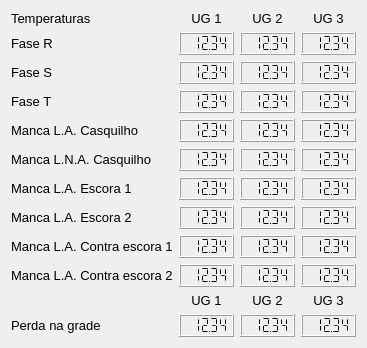
  <widget class="QWidget" name="layoutWidget">
   <property name="geometry">
    <rect>
     <x>50</x>
     <y>330</y>
     <width>341</width>
     <height>334</height>
    </rect>
   </property>
   <property name="font">
    <font>
     <pointsize>10</pointsize>
    </font>
   </property>
   <layout class="QGridLayout" name="gridLayout_vars_ug">
    <item row="4" column="1">
     <widget class="QLCDNumber" name="lcdNumber_temperatura_ug1_la_casquilho">
      <property name="font">
       <font>
        <pointsize>10</pointsize>
        <bold>false</bold>
       </font>
      </property>
      <property name="autoFillBackground">
       <bool>true</bool>
      </property>
      <property name="smallDecimalPoint">
       <bool>true</bool>
      </property>
      <property name="digitCount">
       <number>5</number>
      </property>
      <property name="segmentStyle">
       <enum>QLCDNumber::Flat</enum>
      </property>
      <property name="value" stdset="0">
       <double>12.340000000000000</double>
      </property>
     </widget>
    </item>
    <item row="8" column="0">
     <widget class="QLabel" name="label_temperatura_8">
      <property name="font">
       <font>
        <pointsize>10</pointsize>
       </font>
      </property>
      <property name="text">
       <string>Manca L.A. Contra escora 1</string>
      </property>
     </widget>
    </item>
    <item row="4" column="2">
     <widget class="QLCDNumber" name="lcdNumber_temperatura_ug2_la_casquilho">
      <property name="font">
       <font>
        <pointsize>10</pointsize>
        <bold>false</bold>
       </font>
      </property>
      <property name="autoFillBackground">
       <bool>true</bool>
      </property>
      <property name="smallDecimalPoint">
       <bool>true</bool>
      </property>
      <property name="digitCount">
       <number>5</number>
      </property>
      <property name="segmentStyle">
       <enum>QLCDNumber::Flat</enum>
      </property>
      <property name="value" stdset="0">
       <double>12.340000000000000</double>
      </property>
     </widget>
    </item>
    <item row="11" column="1">
     <widget class="QLCDNumber" name="lcdNumber_perda_na_grade_ug1">
      <property name="font">
       <font>
        <pointsize>10</pointsize>
        <bold>false</bold>
       </font>
      </property>
      <property name="autoFillBackground">
       <bool>true</bool>
      </property>
      <property name="smallDecimalPoint">
       <bool>true</bool>
      </property>
      <property name="digitCount">
       <number>5</number>
      </property>
      <property name="segmentStyle">
       <enum>QLCDNumber::Flat</enum>
      </property>
      <property name="value" stdset="0">
       <double>12.340000000000000</double>
      </property>
     </widget>
    </item>
    <item row="8" column="1">
     <widget class="QLCDNumber" name="lcdNumber_temperatura_ug1_contra_escora_1">
      <property name="font">
       <font>
        <pointsize>10</pointsize>
        <bold>false</bold>
       </font>
      </property>
      <property name="autoFillBackground">
       <bool>true</bool>
      </property>
      <property name="smallDecimalPoint">
       <bool>true</bool>
      </property>
      <property name="digitCount">
       <number>5</number>
      </property>
      <property name="segmentStyle">
       <enum>QLCDNumber::Flat</enum>
      </property>
      <property name="value" stdset="0">
       <double>12.340000000000000</double>
      </property>
     </widget>
    </item>
    <item row="5" column="0">
     <widget class="QLabel" name="label_temperatura_5">
      <property name="font">
       <font>
        <pointsize>10</pointsize>
       </font>
      </property>
      <property name="text">
       <string>Manca L.N.A. Casquilho</string>
      </property>
     </widget>
    </item>
    <item row="3" column="2">
     <widget class="QLCDNumber" name="lcdNumber_temperatura_ug2_fase_t">
      <property name="font">
       <font>
        <pointsize>10</pointsize>
        <bold>false</bold>
       </font>
      </property>
      <property name="autoFillBackground">
       <bool>true</bool>
      </property>
      <property name="smallDecimalPoint">
       <bool>true</bool>
      </property>
      <property name="digitCount">
       <number>5</number>
      </property>
      <property name="segmentStyle">
       <enum>QLCDNumber::Flat</enum>
      </property>
      <property name="value" stdset="0">
       <double>12.340000000000000</double>
      </property>
     </widget>
    </item>
    <item row="11" column="0">
     <widget class="QLabel" name="label_perdagrade">
      <property name="font">
       <font>
        <pointsize>10</pointsize>
       </font>
      </property>
      <property name="text">
       <string>Perda na grade</string>
      </property>
     </widget>
    </item>
    <item row="0" column="2">
     <widget class="QLabel" name="label_ug2">
      <property name="font">
       <font>
        <pointsize>10</pointsize>
       </font>
      </property>
      <property name="text">
       <string>UG 2</string>
      </property>
      <property name="alignment">
       <set>Qt::AlignCenter</set>
      </property>
     </widget>
    </item>
    <item row="4" column="0">
     <widget class="QLabel" name="label_temperatura_4">
      <property name="font">
       <font>
        <pointsize>10</pointsize>
       </font>
      </property>
      <property name="text">
       <string>Manca L.A. Casquilho</string>
      </property>
     </widget>
    </item>
    <item row="9" column="2">
     <widget class="QLCDNumber" name="lcdNumber_temperatura_ug2_contra_escora_2">
      <property name="font">
       <font>
        <pointsize>10</pointsize>
        <bold>false</bold>
       </font>
      </property>
      <property name="autoFillBackground">
       <bool>true</bool>
      </property>
      <property name="smallDecimalPoint">
       <bool>true</bool>
      </property>
      <property name="digitCount">
       <number>5</number>
      </property>
      <property name="segmentStyle">
       <enum>QLCDNumber::Flat</enum>
      </property>
      <property name="value" stdset="0">
       <double>12.340000000000000</double>
      </property>
     </widget>
    </item>
    <item row="10" column="1">
     <widget class="QLabel" name="label_ug1_2">
      <property name="font">
       <font>
        <pointsize>10</pointsize>
       </font>
      </property>
      <property name="text">
       <string>UG 1</string>
      </property>
      <property name="alignment">
       <set>Qt::AlignCenter</set>
      </property>
     </widget>
    </item>
    <item row="2" column="2">
     <widget class="QLCDNumber" name="lcdNumber_temperatura_ug2_fase_s">
      <property name="font">
       <font>
        <pointsize>10</pointsize>
        <bold>false</bold>
       </font>
      </property>
      <property name="autoFillBackground">
       <bool>true</bool>
      </property>
      <property name="smallDecimalPoint">
       <bool>true</bool>
      </property>
      <property name="digitCount">
       <number>5</number>
      </property>
      <property name="segmentStyle">
       <enum>QLCDNumber::Flat</enum>
      </property>
      <property name="value" stdset="0">
       <double>12.340000000000000</double>
      </property>
     </widget>
    </item>
    <item row="9" column="0">
     <widget class="QLabel" name="label_temperatura_9">
      <property name="font">
       <font>
        <pointsize>10</pointsize>
       </font>
      </property>
      <property name="text">
       <string>Manca L.A. Contra escora 2</string>
      </property>
     </widget>
    </item>
    <item row="1" column="2">
     <widget class="QLCDNumber" name="lcdNumber_temperatura_ug2_fase_r">
      <property name="font">
       <font>
        <pointsize>10</pointsize>
        <bold>false</bold>
       </font>
      </property>
      <property name="autoFillBackground">
       <bool>true</bool>
      </property>
      <property name="smallDecimalPoint">
       <bool>true</bool>
      </property>
      <property name="digitCount">
       <number>5</number>
      </property>
      <property name="segmentStyle">
       <enum>QLCDNumber::Flat</enum>
      </property>
      <property name="value" stdset="0">
       <double>12.340000000000000</double>
      </property>
     </widget>
    </item>
    <item row="2" column="1">
     <widget class="QLCDNumber" name="lcdNumber_temperatura_ug1_fase_s">
      <property name="font">
       <font>
        <pointsize>10</pointsize>
        <bold>false</bold>
       </font>
      </property>
      <property name="autoFillBackground">
       <bool>true</bool>
      </property>
      <property name="smallDecimalPoint">
       <bool>true</bool>
      </property>
      <property name="digitCount">
       <number>5</number>
      </property>
      <property name="segmentStyle">
       <enum>QLCDNumber::Flat</enum>
      </property>
      <property name="value" stdset="0">
       <double>12.340000000000000</double>
      </property>
     </widget>
    </item>
    <item row="5" column="2">
     <widget class="QLCDNumber" name="lcdNumber_temperatura_ug2_lna_casquilho">
      <property name="font">
       <font>
        <pointsize>10</pointsize>
        <bold>false</bold>
       </font>
      </property>
      <property name="autoFillBackground">
       <bool>true</bool>
      </property>
      <property name="smallDecimalPoint">
       <bool>true</bool>
      </property>
      <property name="digitCount">
       <number>5</number>
      </property>
      <property name="segmentStyle">
       <enum>QLCDNumber::Flat</enum>
      </property>
      <property name="value" stdset="0">
       <double>12.340000000000000</double>
      </property>
     </widget>
    </item>
    <item row="6" column="1">
     <widget class="QLCDNumber" name="lcdNumber_temperatura_ug1_escora_1">
      <property name="font">
       <font>
        <pointsize>10</pointsize>
        <bold>false</bold>
       </font>
      </property>
      <property name="autoFillBackground">
       <bool>true</bool>
      </property>
      <property name="smallDecimalPoint">
       <bool>true</bool>
      </property>
      <property name="digitCount">
       <number>5</number>
      </property>
      <property name="segmentStyle">
       <enum>QLCDNumber::Flat</enum>
      </property>
      <property name="value" stdset="0">
       <double>12.340000000000000</double>
      </property>
     </widget>
    </item>
    <item row="2" column="3">
     <widget class="QLCDNumber" name="lcdNumber_temperatura_ug3_fase_s">
      <property name="font">
       <font>
        <pointsize>10</pointsize>
        <bold>false</bold>
       </font>
      </property>
      <property name="autoFillBackground">
       <bool>true</bool>
      </property>
      <property name="smallDecimalPoint">
       <bool>true</bool>
      </property>
      <property name="digitCount">
       <number>5</number>
      </property>
      <property name="segmentStyle">
       <enum>QLCDNumber::Flat</enum>
      </property>
      <property name="value" stdset="0">
       <double>12.340000000000000</double>
      </property>
     </widget>
    </item>
    <item row="7" column="2">
     <widget class="QLCDNumber" name="lcdNumber_temperatura_ug2_escora_2">
      <property name="font">
       <font>
        <pointsize>10</pointsize>
        <bold>false</bold>
       </font>
      </property>
      <property name="autoFillBackground">
       <bool>true</bool>
      </property>
      <property name="smallDecimalPoint">
       <bool>true</bool>
      </property>
      <property name="digitCount">
       <number>5</number>
      </property>
      <property name="segmentStyle">
       <enum>QLCDNumber::Flat</enum>
      </property>
      <property name="value" stdset="0">
       <double>12.340000000000000</double>
      </property>
     </widget>
    </item>
    <item row="3" column="1">
     <widget class="QLCDNumber" name="lcdNumber_temperatura_ug1_fase_t">
      <property name="font">
       <font>
        <pointsize>10</pointsize>
        <bold>false</bold>
       </font>
      </property>
      <property name="autoFillBackground">
       <bool>true</bool>
      </property>
      <property name="smallDecimalPoint">
       <bool>true</bool>
      </property>
      <property name="digitCount">
       <number>5</number>
      </property>
      <property name="segmentStyle">
       <enum>QLCDNumber::Flat</enum>
      </property>
      <property name="value" stdset="0">
       <double>12.340000000000000</double>
      </property>
     </widget>
    </item>
    <item row="1" column="3">
     <widget class="QLCDNumber" name="lcdNumber_temperatura_ug3_fase_r">
      <property name="font">
       <font>
        <pointsize>10</pointsize>
        <bold>false</bold>
       </font>
      </property>
      <property name="autoFillBackground">
       <bool>true</bool>
      </property>
      <property name="smallDecimalPoint">
       <bool>true</bool>
      </property>
      <property name="digitCount">
       <number>5</number>
      </property>
      <property name="segmentStyle">
       <enum>QLCDNumber::Flat</enum>
      </property>
      <property name="value" stdset="0">
       <double>12.340000000000000</double>
      </property>
     </widget>
    </item>
    <item row="2" column="0">
     <widget class="QLabel" name="label_temperatura_2">
      <property name="font">
       <font>
        <pointsize>10</pointsize>
       </font>
      </property>
      <property name="text">
       <string>Fase S</string>
      </property>
     </widget>
    </item>
    <item row="1" column="0">
     <widget class="QLabel" name="label_temperatura_1">
      <property name="font">
       <font>
        <pointsize>10</pointsize>
       </font>
      </property>
      <property name="text">
       <string>Fase R</string>
      </property>
     </widget>
    </item>
    <item row="0" column="0">
     <widget class="QLabel" name="label_temperatura_titulo">
      <property name="font">
       <font>
        <pointsize>10</pointsize>
       </font>
      </property>
      <property name="text">
       <string>Temperaturas</string>
      </property>
     </widget>
    </item>
    <item row="0" column="3">
     <widget class="QLabel" name="label_ug2_3">
      <property name="font">
       <font>
        <pointsize>10</pointsize>
       </font>
      </property>
      <property name="text">
       <string>UG 3</string>
      </property>
      <property name="alignment">
       <set>Qt::AlignCenter</set>
      </property>
     </widget>
    </item>
    <item row="9" column="1">
     <widget class="QLCDNumber" name="lcdNumber_temperatura_ug1_contra_escora_2">
      <property name="font">
       <font>
        <pointsize>10</pointsize>
        <bold>false</bold>
       </font>
      </property>
      <property name="autoFillBackground">
       <bool>true</bool>
      </property>
      <property name="smallDecimalPoint">
       <bool>true</bool>
      </property>
      <property name="digitCount">
       <number>5</number>
      </property>
      <property name="segmentStyle">
       <enum>QLCDNumber::Flat</enum>
      </property>
      <property name="value" stdset="0">
       <double>12.340000000000000</double>
      </property>
     </widget>
    </item>
    <item row="3" column="0">
     <widget class="QLabel" name="label_temperatura_3">
      <property name="font">
       <font>
        <pointsize>10</pointsize>
       </font>
      </property>
      <property name="text">
       <string>Fase T</string>
      </property>
     </widget>
    </item>
    <item row="11" column="2">
     <widget class="QLCDNumber" name="lcdNumber_perda_na_grade_ug2">
      <property name="font">
       <font>
        <pointsize>10</pointsize>
        <bold>false</bold>
       </font>
      </property>
      <property name="autoFillBackground">
       <bool>true</bool>
      </property>
      <property name="smallDecimalPoint">
       <bool>true</bool>
      </property>
      <property name="digitCount">
       <number>5</number>
      </property>
      <property name="segmentStyle">
       <enum>QLCDNumber::Flat</enum>
      </property>
      <property name="value" stdset="0">
       <double>12.340000000000000</double>
      </property>
     </widget>
    </item>
    <item row="5" column="1">
     <widget class="QLCDNumber" name="lcdNumber_temperatura_ug1_lna_casquilho">
      <property name="font">
       <font>
        <pointsize>10</pointsize>
        <bold>false</bold>
       </font>
      </property>
      <property name="autoFillBackground">
       <bool>true</bool>
      </property>
      <property name="smallDecimalPoint">
       <bool>true</bool>
      </property>
      <property name="digitCount">
       <number>5</number>
      </property>
      <property name="segmentStyle">
       <enum>QLCDNumber::Flat</enum>
      </property>
      <property name="value" stdset="0">
       <double>12.340000000000000</double>
      </property>
     </widget>
    </item>
    <item row="10" column="2">
     <widget class="QLabel" name="label_ug2_2">
      <property name="font">
       <font>
        <pointsize>10</pointsize>
       </font>
      </property>
      <property name="text">
       <string>UG 2</string>
      </property>
      <property name="alignment">
       <set>Qt::AlignCenter</set>
      </property>
     </widget>
    </item>
    <item row="8" column="2">
     <widget class="QLCDNumber" name="lcdNumber_temperatura_ug2_contra_escora_1">
      <property name="font">
       <font>
        <pointsize>10</pointsize>
        <bold>false</bold>
       </font>
      </property>
      <property name="autoFillBackground">
       <bool>true</bool>
      </property>
      <property name="smallDecimalPoint">
       <bool>true</bool>
      </property>
      <property name="digitCount">
       <number>5</number>
      </property>
      <property name="segmentStyle">
       <enum>QLCDNumber::Flat</enum>
      </property>
      <property name="value" stdset="0">
       <double>12.340000000000000</double>
      </property>
     </widget>
    </item>
    <item row="7" column="1">
     <widget class="QLCDNumber" name="lcdNumber_temperatura_ug1_escora_2">
      <property name="font">
       <font>
        <pointsize>10</pointsize>
        <bold>false</bold>
       </font>
      </property>
      <property name="autoFillBackground">
       <bool>true</bool>
      </property>
      <property name="smallDecimalPoint">
       <bool>true</bool>
      </property>
      <property name="digitCount">
       <number>5</number>
      </property>
      <property name="segmentStyle">
       <enum>QLCDNumber::Flat</enum>
      </property>
      <property name="value" stdset="0">
       <double>12.340000000000000</double>
      </property>
     </widget>
    </item>
    <item row="0" column="1">
     <widget class="QLabel" name="label_ug1">
      <property name="font">
       <font>
        <pointsize>10</pointsize>
       </font>
      </property>
      <property name="text">
       <string>UG 1</string>
      </property>
      <property name="alignment">
       <set>Qt::AlignCenter</set>
      </property>
     </widget>
    </item>
    <item row="1" column="1">
     <widget class="QLCDNumber" name="lcdNumber_temperatura_ug1_fase_r">
      <property name="font">
       <font>
        <pointsize>10</pointsize>
        <bold>false</bold>
       </font>
      </property>
      <property name="autoFillBackground">
       <bool>true</bool>
      </property>
      <property name="smallDecimalPoint">
       <bool>true</bool>
      </property>
      <property name="digitCount">
       <number>5</number>
      </property>
      <property name="segmentStyle">
       <enum>QLCDNumber::Flat</enum>
      </property>
      <property name="value" stdset="0">
       <double>12.340000000000000</double>
      </property>
     </widget>
    </item>
    <item row="7" column="0">
     <widget class="QLabel" name="label_temperatura_7">
      <property name="font">
       <font>
        <pointsize>10</pointsize>
       </font>
      </property>
      <property name="text">
       <string>Manca L.A. Escora 2</string>
      </property>
     </widget>
    </item>
    <item row="6" column="0">
     <widget class="QLabel" name="label_temperatura_6">
      <property name="font">
       <font>
        <pointsize>10</pointsize>
       </font>
      </property>
      <property name="text">
       <string>Manca L.A. Escora 1</string>
      </property>
     </widget>
    </item>
    <item row="6" column="2">
     <widget class="QLCDNumber" name="lcdNumber_temperatura_ug2_escora_1">
      <property name="font">
       <font>
        <pointsize>10</pointsize>
        <bold>false</bold>
       </font>
      </property>
      <property name="autoFillBackground">
       <bool>true</bool>
      </property>
      <property name="smallDecimalPoint">
       <bool>true</bool>
      </property>
      <property name="digitCount">
       <number>5</number>
      </property>
      <property name="segmentStyle">
       <enum>QLCDNumber::Flat</enum>
      </property>
      <property name="value" stdset="0">
       <double>12.340000000000000</double>
      </property>
     </widget>
    </item>
    <item row="3" column="3">
     <widget class="QLCDNumber" name="lcdNumber_temperatura_ug3_fase_t">
      <property name="font">
       <font>
        <pointsize>10</pointsize>
        <bold>false</bold>
       </font>
      </property>
      <property name="autoFillBackground">
       <bool>true</bool>
      </property>
      <property name="smallDecimalPoint">
       <bool>true</bool>
      </property>
      <property name="digitCount">
       <number>5</number>
      </property>
      <property name="segmentStyle">
       <enum>QLCDNumber::Flat</enum>
      </property>
      <property name="value" stdset="0">
       <double>12.340000000000000</double>
      </property>
     </widget>
    </item>
    <item row="4" column="3">
     <widget class="QLCDNumber" name="lcdNumber_temperatura_ug3_la_casquilho">
      <property name="font">
       <font>
        <pointsize>10</pointsize>
        <bold>false</bold>
       </font>
      </property>
      <property name="autoFillBackground">
       <bool>true</bool>
      </property>
      <property name="smallDecimalPoint">
       <bool>true</bool>
      </property>
      <property name="digitCount">
       <number>5</number>
      </property>
      <property name="segmentStyle">
       <enum>QLCDNumber::Flat</enum>
      </property>
      <property name="value" stdset="0">
       <double>12.340000000000000</double>
      </property>
     </widget>
    </item>
    <item row="5" column="3">
     <widget class="QLCDNumber" name="lcdNumber_temperatura_ug3_lna_casquilho">
      <property name="font">
       <font>
        <pointsize>10</pointsize>
        <bold>false</bold>
       </font>
      </property>
      <property name="autoFillBackground">
       <bool>true</bool>
      </property>
      <property name="smallDecimalPoint">
       <bool>true</bool>
      </property>
      <property name="digitCount">
       <number>5</number>
      </property>
      <property name="segmentStyle">
       <enum>QLCDNumber::Flat</enum>
      </property>
      <property name="value" stdset="0">
       <double>12.340000000000000</double>
      </property>
     </widget>
    </item>
    <item row="6" column="3">
     <widget class="QLCDNumber" name="lcdNumber_temperatura_ug3_escora_1">
      <property name="font">
       <font>
        <pointsize>10</pointsize>
        <bold>false</bold>
       </font>
      </property>
      <property name="autoFillBackground">
       <bool>true</bool>
      </property>
      <property name="smallDecimalPoint">
       <bool>true</bool>
      </property>
      <property name="digitCount">
       <number>5</number>
      </property>
      <property name="segmentStyle">
       <enum>QLCDNumber::Flat</enum>
      </property>
      <property name="value" stdset="0">
       <double>12.340000000000000</double>
      </property>
     </widget>
    </item>
    <item row="7" column="3">
     <widget class="QLCDNumber" name="lcdNumber_temperatura_ug3_escora_2">
      <property name="font">
       <font>
        <pointsize>10</pointsize>
        <bold>false</bold>
       </font>
      </property>
      <property name="autoFillBackground">
       <bool>true</bool>
      </property>
      <property name="smallDecimalPoint">
       <bool>true</bool>
      </property>
      <property name="digitCount">
       <number>5</number>
      </property>
      <property name="segmentStyle">
       <enum>QLCDNumber::Flat</enum>
      </property>
      <property name="value" stdset="0">
       <double>12.340000000000000</double>
      </property>
     </widget>
    </item>
    <item row="8" column="3">
     <widget class="QLCDNumber" name="lcdNumber_temperatura_ug3_contra_escora_1">
      <property name="font">
       <font>
        <pointsize>10</pointsize>
        <bold>false</bold>
       </font>
      </property>
      <property name="autoFillBackground">
       <bool>true</bool>
      </property>
      <property name="smallDecimalPoint">
       <bool>true</bool>
      </property>
      <property name="digitCount">
       <number>5</number>
      </property>
      <property name="segmentStyle">
       <enum>QLCDNumber::Flat</enum>
      </property>
      <property name="value" stdset="0">
       <double>12.340000000000000</double>
      </property>
     </widget>
    </item>
    <item row="9" column="3">
     <widget class="QLCDNumber" name="lcdNumber_temperatura_ug3_contra_escora_2">
      <property name="font">
       <font>
        <pointsize>10</pointsize>
        <bold>false</bold>
       </font>
      </property>
      <property name="autoFillBackground">
       <bool>true</bool>
      </property>
      <property name="smallDecimalPoint">
       <bool>true</bool>
      </property>
      <property name="digitCount">
       <number>5</number>
      </property>
      <property name="segmentStyle">
       <enum>QLCDNumber::Flat</enum>
      </property>
      <property name="value" stdset="0">
       <double>12.340000000000000</double>
      </property>
     </widget>
    </item>
    <item row="11" column="3">
     <widget class="QLCDNumber" name="lcdNumber_perda_na_grade_ug3">
      <property name="font">
       <font>
        <pointsize>10</pointsize>
        <bold>false</bold>
       </font>
      </property>
      <property name="autoFillBackground">
       <bool>true</bool>
      </property>
      <property name="smallDecimalPoint">
       <bool>true</bool>
      </property>
      <property name="digitCount">
       <number>5</number>
      </property>
      <property name="segmentStyle">
       <enum>QLCDNumber::Flat</enum>
      </property>
      <property name="value" stdset="0">
       <double>12.340000000000000</double>
      </property>
     </widget>
    </item>
    <item row="10" column="3">
     <widget class="QLabel" name="label_ug2_4">
      <property name="font">
       <font>
        <pointsize>10</pointsize>
       </font>
      </property>
      <property name="text">
       <string>UG 3</string>
      </property>
      <property name="alignment">
       <set>Qt::AlignCenter</set>
      </property>
     </widget>
    </item>
   </layout>
  </widget>
